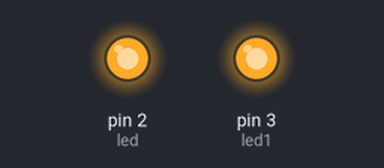
The sketch below on a simulated Arduino Uno, built with avr-gcc and run on an emulated ATmega328P. On the bench: output pins drawn as LEDs (lit = HIGH).

Above: at 0.05 s.
Timing chart, 0 to 3.0 s (numbered marks = the images above):
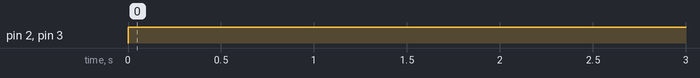

The sketch:

sketch_jun07a.ino
```cpp
int led =2;
int led1=3;

void setup() {
  // put your setup code here, to run once:
pinMode(led,OUTPUT);
pinMode(led1,OUTPUT);
}

void loop() {
  digitalWrite(led,HIGH);
  digitalWrite(led1,HIGH);
  delay(1000);
  digitalWrite(led,LOW);
  digitalWrite(led1,LOW);

}
```

Measured:
- by itself, pin 2 (led), pin 3 (led1): LOW → HIGH at 0.00 s
